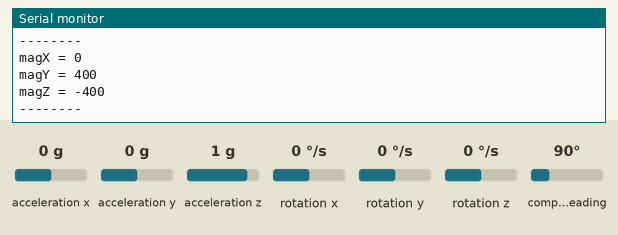
Recording of a sketch running on a simulated Arduino Uno, built with avr-gcc and run on an emulated ATmega328P. Parts: the last lines printed to the serial monitor. Wiring (inferred from the names in the program): HMC5883L compass at I2C address 0x1E; ADXL345 accelerometer at I2C address 0x53; L3G4200D gyroscope at I2C address 0x69. The inputs (shaded band) are chosen by the test bench; at power-on: acceleration x 0 g, acceleration y 0 g, acceleration z 1 g, rotation x 0 °/s, rotation y 0 °/s, rotation z 0 °/s, compass heading 90°.

Above: at 5.7 s.
5.8 s: acceleration x set to -1.4 g
At 6.4 s:
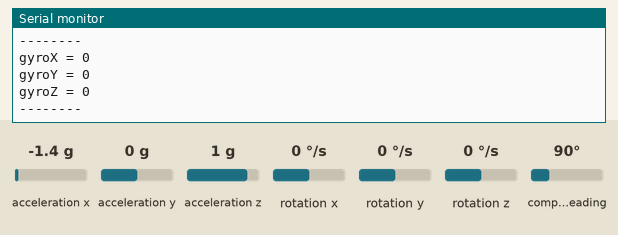
7.3 s: acceleration y set to -1.4 g
At 8.4 s:
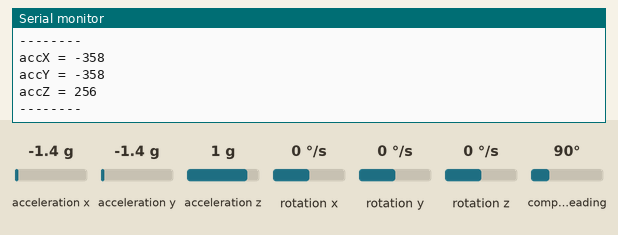
8.8 s: acceleration z set to -1.4 g
At 10.0 s:
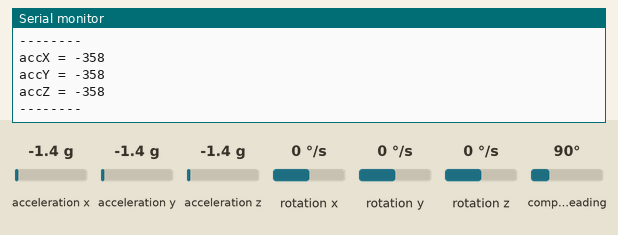
10.3 s: rotation x set to 100 °/s
At 11.0 s:
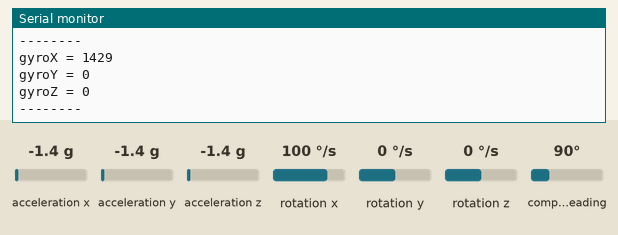
11.8 s: rotation y set to 100 °/s
At 12.5 s:
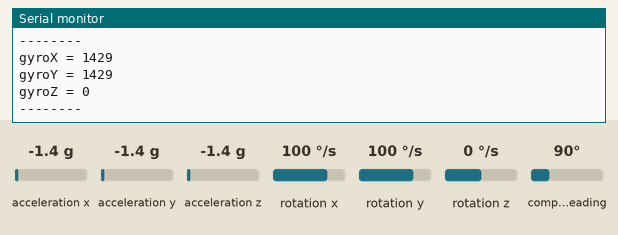

The sketch:

GY_80_I2C_Gyro_Acc_Mag.ino
```cpp
#include <Wire.h>              //include Wire.h library to allow communication over the I2C bus

/***BEGIN L3G4200D***/

int gyroAddress = 0x69;        //I2C address of the L3G4200D gyroscope

#define GYRO_CTRL_REG1 0x20    //L3G4200D output data rate selection, bandwidth selection, set power down mode, enable x,y,z axis
#define GYRO_CTRL_REG2 0x21    //L3G4200D high-pass-filter (HPF) and operations mode settings
#define GYRO_CTRL_REG3 0x22    //L3G4200D interrupt, push - pull and FIFO queue settings, boot status availability
#define GYRO_CTRL_REG4 0x23    //L3G4200D set data update, selection and scale, self test, SPI mode selection [not set because of I2C use]
#define GYRO_CTRL_REG5 0x24    //L3G4200D rebootmemory content, FIFO and output configuration

int gyroX;                     //hold the respective values
int gyroY;
int gyroZ;

const int gyroX_Thresh = 3;         //noise threshold for the respective readings - subject to change
const int gyroY_Thresh = 10;
const int gyroZ_Thresh = 31;

const int gyroDelay = 500;            //delay between consecutive readings - subject to change
const int gyroResolution = 2000;      //int value 250, 500 or 2000 setting deg/sec

/***END L3G4200D***/


/***BEGIN ADXL345***/

int accAddress = 0xA7 >> 1;        //I2C address of the ADXL345 accelerometer

#define ACC_POWER_CTL_REG 0x2D     //power control register
#define ACC_DATA_FORMAT_REG 0x31   //data format register

int accX;                          //hold the respective values
int accY;
int accZ;

const int accX_Thresh = 257;         //noise threshold for the respective readings - subject to change
const int accY_Thresh = 3;
const int accZ_Thresh = 28;

const int accDelay = 500;            //delay between consecutive readings - subject to change

/***END ADXL345***/


/***BEGIN HMC5883L***/

int magAddress = 0x1E;                //I2C address of the HMC5883L magnetometer

#define MAG_CONFIG_REGISTER_A 0x00    //configuration register A [set data output rate and measurement configuration]
#define MAG_CONFIG_REGISTER_B 0x01    //configuration register B [set the device gain]
#define MAG_MODE_REGISTER 0x02        //mode register [set operation mode]

int magX;                    		  //hold the respective values
int magY;
int magZ;

const int magX_Thresh = 0;            //noise threshold for the respective readings - subject to change
const int magY_Thresh = 0;
const int magZ_Thresh = 0;

const int magDelay = 500;             //delay between consecutive readings - subject to change

/***END HMC5883L***/


void setup()
{
  Wire.begin();                              //start I2C bus [normal mode 100 kHz]
  Serial.begin(115200);                      //start serial bus with given data rate

/***BEGIN SETUP L3G4200D***/

  Serial.println("Init I2C L3G4200D");

  initGyro(gyroResolution);         //initialize gyroscope

  delay(1500);                      //give sensor time for the initialisation

  Serial.println("Finished Init I2C L3G4200D");

/***END SETUP L3G4200D***/


/***BEGIN SETUP ADXL345***/

  Serial.println("Init I2C ADXL345");

  initAcc();                        //initialize accelerometer

  delay(1500);                      //give sensor time for the initialisation

  Serial.println("Finished Init I2C ADXL345");

/***END SETUP ADXL345***/


/***BEGIN SETUP HMC5883L***/

  Serial.println("Init I2C HMC5883L");

  initMag();                        //initialize magnetometer

  delay(1500);                      //give sensor time for the initialisation

  Serial.println("Finished Init I2C HMC5883L");

/***END SETUP HMC5883L***/
}

void loop()
{
/***BEGIN GET L3G4200D VALUES***/

  getGyroValues();
  printGyroValues();
  delay(gyroDelay);

/***END GET L3G4200D VALUES***/


/***BEGIN GET ADXL345 VALUES***/

getAccValues();
printAccValues();
delay(accDelay);

/***END GET ADXL345 VALUES***/


/***BEGIN GET HMC5883L VALUES***/

getMagValues();
printMagValues();
delay(magDelay);

/***END GET HMC5883L VALUES***/
}


/***BEGIN L3G4200D FUNCTIONS***/


int initGyro(int scale)       //by Jim Lindblom [Sparkfun]
{
  writeRegister(gyroAddress, GYRO_CTRL_REG1, 0b00001111);     //enable x,y,z axis and disable power down mode

  writeRegister(gyroAddress, GYRO_CTRL_REG2, 0b00000000);     //disable HPF (high-pass-filter) enables measurement of long rotations and stopping

  writeRegister(gyroAddress, GYRO_CTRL_REG3, 0b00001000);     //set CTRL_REG3 to generate data ready interrupt on INT2 - no interrupts used on INT1

  if(scale == 250){                                           //set full-scale range according initGyro value [250, 500, 2000 deg/sec]
    writeRegister(gyroAddress, GYRO_CTRL_REG4, 0b00000000);
  }else if(scale == 500){
    writeRegister(gyroAddress, GYRO_CTRL_REG4, 0b00010000);
  }else{
    writeRegister(gyroAddress, GYRO_CTRL_REG4, 0b00110000);
  }

  writeRegister(gyroAddress, GYRO_CTRL_REG5, 0b00000000);      //disable HPF (high-pass-filter) on outputs
}


void getGyroValues()
{
  byte xGyroValMSB = readRegister(gyroAddress, 0x29);    //read register x-axis high byte
  byte xGyroValLSB = readRegister(gyroAddress, 0x28);    //read register x-axis low byte
  gyroX = ((xGyroValMSB << 8) | xGyroValLSB);            //get x-axis value as int by combining high and low byte

  byte yGyroValMSB = readRegister(gyroAddress, 0x2B);    //read register y-axis high byte
  byte yGyroValLSB = readRegister(gyroAddress, 0x2A);    //read register y-axis low byte
  gyroY = ((yGyroValMSB << 8) | yGyroValLSB);            //get y-axis value as int by combining high and low byte

  byte zGyroValMSB = readRegister(gyroAddress, 0x2D);     //read register z-axis high byte
  byte zGyroValLSB = readRegister(gyroAddress, 0x2C);     //read register z-axis low byte
  gyroZ = ((zGyroValMSB << 8) | zGyroValLSB);             //get z-axis value as int by combining high and low byte
}


void printGyroValues()                        //print respective values [angular rate per axis in deg/s] to the serial bus
{
  if (gyroX >= gyroX_Thresh)                  //if the value of the x-axis is greater than the respective threshold print it to the serial bus
  {
    Serial.print("gyroX = ");
    Serial.println(gyroX);
  }
  else                                        //else print 0 to the serial bus
  {
    Serial.println("gyroX = 0");
  }
  if (gyroY >= gyroY_Thresh)                  //if the value of the y-axis is greater than the respective threshold print it to the serial bus
  {
    Serial.print("gyroY = ");
    Serial.println(gyroY);
  }
  else                                        //else print 0 to the serial bus
  {
    Serial.println("gyroY = 0");
  }
  if (gyroZ >= gyroZ_Thresh)                  //if the value of the z-axis is greater than the respective threshold print it to the serial bus
  {
    Serial.print("gyroZ = ");
    Serial.println(gyroZ);
  }
  else                                        //else print 0 to the serial bus
  {
    Serial.println("gyroZ = 0");
  }
  Serial.println("--------");
}

/***END L3G4200D FUNCTIONS***/


/***BEGIN ADXL345 FUNCTIONS***/

int initAcc()
{
  writeRegister(accAddress, ACC_POWER_CTL_REG, 0b00001000);      //disable sleep mode and enable measurement mode

  writeRegister(accAddress, ACC_DATA_FORMAT_REG, 0b00001001);    //set full resolution mode with g range set to +/- 4g with a 4 mg/LSB scale factor
}

void getAccValues()
{
  byte xAccValMSB = readRegister(accAddress, 0x33);    //read register x-axis high byte
  byte xAccValLSB = readRegister(accAddress, 0x32);    //read register x-axis low byte
  accX = ((xAccValMSB << 8) | xAccValLSB);             //get x-axis value as int by combining high and low byte

  byte yAccValMSB = readRegister(accAddress, 0x35);    //read register y-axis high byte
  byte yAccValLSB = readRegister(accAddress, 0x34);    //read register y-axis low byte
  accY = ((yAccValMSB << 8) | yAccValLSB);             //get y-axis value as int by combining high and low byte

  byte zAccValMSB = readRegister(accAddress, 0x37);    //read register z-axis high byte
  byte zAccValLSB = readRegister(accAddress, 0x36);    //read register z-axis low byte
  accZ = ((zAccValMSB << 8) | zAccValLSB);             //get z-axis value as int by combining high and low byte
}

void printAccValues()                        //print respective values [4 mg/LSB with a g range of +/- 4g] to the serial bus
{
  if (abs(accX) >= accX_Thresh)              //if the absolute value of the x-axis is greater than the respective threshold print it to the serial bus
  {
    Serial.print("accX = ");
    Serial.println(accX);
  }
  else                                       //else print 0 to the serial bus
  {
    Serial.println("accX = 0");
  }
  if (abs(accY) >= accY_Thresh)              //if the absolute value of the y-axis is greater than the respective threshold print it to the serial bus
  {
    Serial.print("accY = ");
    Serial.println(accY);
  }
  else                                       //else print 0 to the serial bus
  {
    Serial.println("accY = 0");
  }
  if (abs(accZ) >= accZ_Thresh)              //if the absolute value of the z-axis is greater than the respective threshold print it to the serial bus
  {
    Serial.print("accZ = ");
    Serial.println(accZ);
  }
  else                                       //else print 0 to the serial bus
  {
    Serial.println("accZ = 0");
  }
  Serial.println("--------");
}

/***END ADXL345 FUNCTIONS***/


/***BEGIN HMC5883L FUNCTIONS***/

int initMag()
{
  writeRegister(magAddress, MAG_CONFIG_REGISTER_A, 0b00010000);    //set data output rate to 15Hz and normal measurement mode [no forced currents forced across the resistive load] [default register configuration]

  writeRegister(magAddress, MAG_CONFIG_REGISTER_B, 0b00110000);    //set sensor field range to +/- 2.5Ga, gain to 660 and digital resolution to 1.52 mG/LSb - output range is -2048 to 2047

  writeRegister(magAddress, MAG_MODE_REGISTER, 0b00000000);        //set continuous measurement mode
}

void getMagValues()
{
  byte xMagValMSB = readRegister(magAddress, 0x03);    //read register x-axis high byte
  byte xMagValLSB = readRegister(magAddress, 0x04);    //read register x-axis low byte
  magX = ((xMagValMSB << 8) | xMagValLSB);             //get x-axis value as int by combining high and low byte

  byte yMagValMSB = readRegister(magAddress, 0x07);    //read register y-axis high byte
  byte yMagValLSB = readRegister(magAddress, 0x08);    //read register y-axis low byte
  magY = ((yMagValMSB << 8) | yMagValLSB);             //get y-axis value as int by combining high and low byte

  byte zMagValMSB = readRegister(magAddress, 0x05);    //read register z-axis high byte
  byte zMagValLSB = readRegister(magAddress, 0x06);    //read register z-axis low byte
  magZ = ((zMagValMSB << 8) | zMagValLSB);             //get z-axis value as int by combining high and low byte
}

void printMagValues()
{
  if (abs(magX) >= magX_Thresh)      //if the absolute value of the x-axis is greater than the respective threshold print it to the serial bus
  {
    Serial.print("magX = ");
    Serial.println(magX);
  }
  else                               //else print 0 to the serial bus
  {
    Serial.println("magX = 0");
  }
  if (abs(magY) >= magY_Thresh)      //if the absolute value of the y-axis is greater than the respective threshold print it to the serial bus
  {
    Serial.print("magY = ");
    Serial.println(magY);
  }
  else                               //else print 0 to the serial bus
  {
    Serial.println("magY = 0");
  }
  if (abs(magZ) >= magZ_Thresh)      //if the absolute value of the z-axis is greater than the respective threshold print it to the serial bus
  {
    Serial.print("magZ = ");
    Serial.println(magZ);
  }
  else                               //else print 0 to the serial bus
  {
    Serial.println("magZ = 0");
  }
  Serial.println("--------");
}

/***END HMC5883L FUNCTIONS***/


/***BEGIN GLOBAL FUNCTIONS***/

void writeRegister(int deviceAddress, byte address, byte val)
{
    Wire.beginTransmission(deviceAddress);   //start transmission to device
    Wire.write(address);                     //send register address
    Wire.write(val);                         //send value to write
    Wire.endTransmission();                  //end transmission
}


int readRegister(int deviceAddress, byte address){

    int register_value;
    Wire.beginTransmission(deviceAddress);    //start transmission to device
    Wire.write(address);                      //set specific register to read
    Wire.endTransmission();                   //end transmission

    Wire.requestFrom(deviceAddress, 1);       //request one byte from set register on device with respective address

    while(!Wire.available()) {}               //wait until wire is available to fulfill read request

    register_value = Wire.read();             //store received byte
    return register_value;                    //return byte to caller
}

/***END GLOBAL FUNCTIONS***/
```

Measured:
- after the input at 7.3 s, the serial monitor: prints a new line after 0.73 s (image 2)
- after the input at 8.8 s, the serial monitor: prints a new line after 0.74 s (image 3)
- after the input at 10.3 s, the serial monitor: prints a new line after 0.25 s (image 4)
- after the input at 11.8 s, the serial monitor: prints a new line after 0.26 s (image 5)
